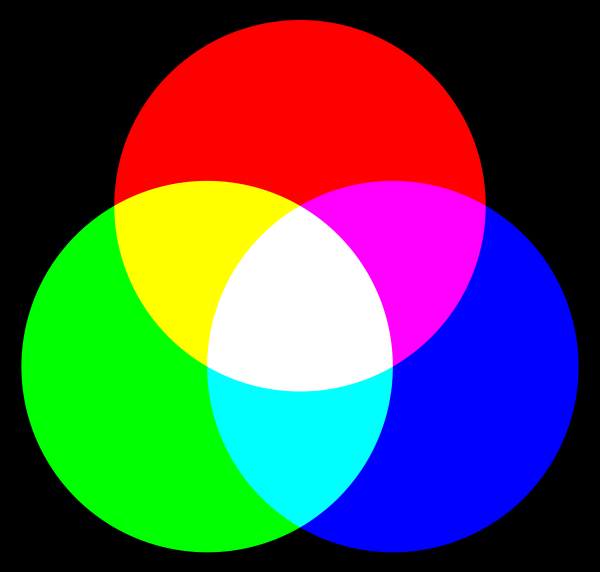
//> input picture open_cv_camera/Atividade2.png, 1200 x 1143 px (shown at 1/2 size)
$ ./Exercicio2   (built with g++ and OpenCV 4)
//> lines starting //> are read from the running program, lines starting //| are printed output that depends on the picture; after the words box and inside, x2 and y2 are one past the last pixel; in counts of white or black regions, pixels touching at a corner belong together
#include <opencv2/core/core.hpp>
#include <opencv2/highgui/highgui.hpp>
#include <opencv2/imgproc/imgproc.hpp>
#include <vector>

using namespace cv;
using namespace std;

int main()
{
	Mat src = imread("Atividade2.png");
//> src is the input picture: 1143 rows x 1200 cols, CV_8UC3; mean B, G, R 80.6, 80.6, 80.6

	int red = 255, green = 255, blue = 255;

	string name = "trackBar";
	namedWindow(name);

	createTrackbar("RED", name, &red, 255);
	createTrackbar("GREEN", name, &green, 255);
	createTrackbar("BLUE", name, &blue, 255);

	Mat resultado;
	int key = 0;

	do
	{
		inRange(src, Scalar(blue, green, red), Scalar(blue, green, red), resultado);
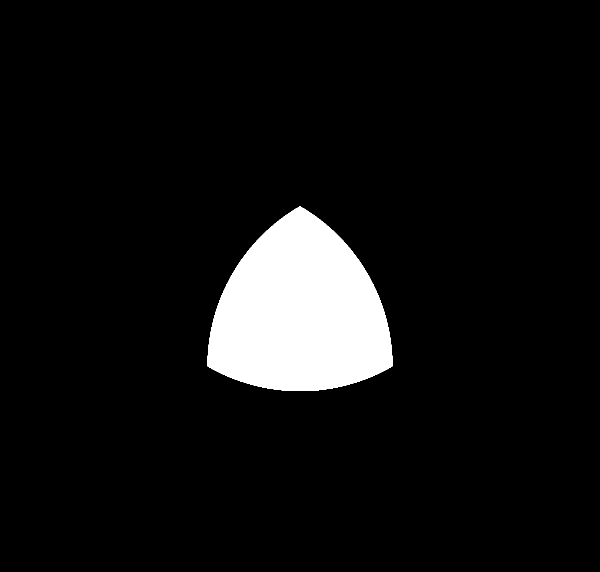
//> resultado: 1143 rows x 1200 cols, CV_8UC1 (shown at 1/2 size); 7% white; 1 white region, box (x1, y1, x2, y2) and area: (415, 413, 785, 782) 96502

		cv::resize(resultado, resultado, cv::Size(), 0.5, 0.5);
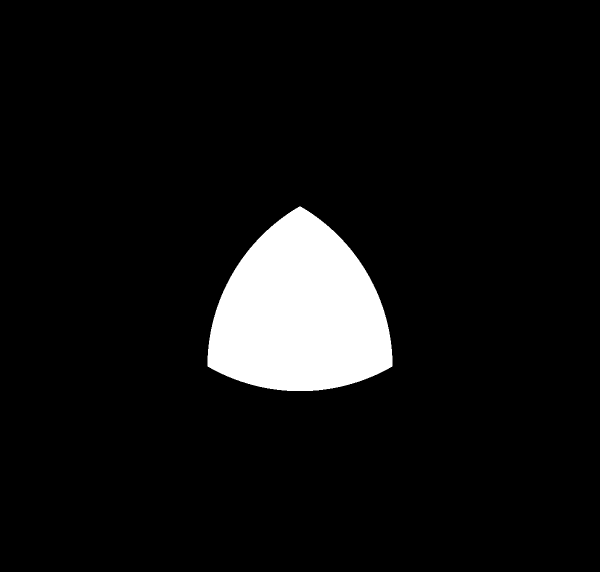
//> resultado: 572 rows x 600 cols, CV_8UC1; min 0, max 255, mean 17.9

		imshow(name, resultado);

		key = waitKey(60);
//> the Esc key is pressed
	} while ((char)key != 27);

	waitKey();

	return 0;
}
